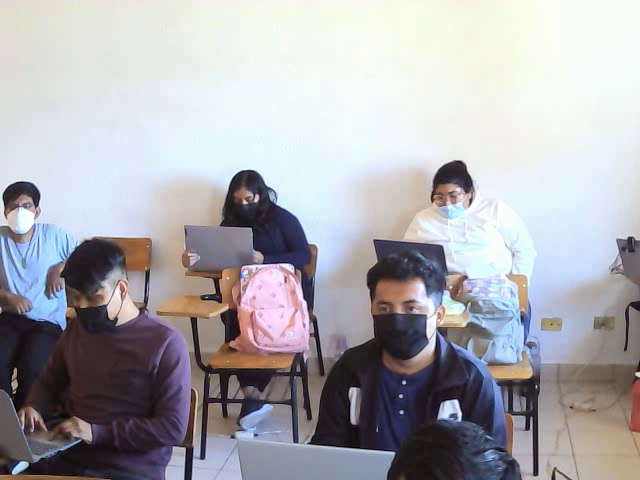
#> input picture frame 24 of Inteligencia Artificial/Semana 4/pruebaColor.avi, 640 x 480 px, given in place of example_01.mp4, which was not available
$ python counter.py
#> lines starting #> are read from the running program, lines starting #| are printed output that depends on the picture
##People counter
import numpy as np
import cv2
import Person
import time


cnt_up   = 0
cnt_down = 0
count_up = 0
count_down = 0
state =0
back=None
#Taking the video input
#cap = cv2.VideoCapture(0)
cap = cv2.VideoCapture("example_01.mp4")
fourcc = cv2.VideoWriter_fourcc(*'XVID')
out = cv2.VideoWriter('output1.avi',fourcc, 5, (640,480))


##cap.set(3,160) #Width
##cap.set(4,120) #Height

#Print the capture properties to console
for i in range(19):
    print(i, cap.get(i))

w = cap.get(3)
h = cap.get(4)
frameArea = h*w
areaTH = frameArea/300
print(('Area Threshold'), areaTH)

#Lines coordinate for counting
line_up = int(1*(h/6))
line_down   = int(4*(h/6))

up_limit =   int(.5*(h/6))
down_limit = int(4.5*(h/6))

#print "Red line y:",str(line_down)
#print "Blue line y:", str(line_up)
line_down_color = (255,0,0)
line_up_color = (0,0,255)
pt1 =  [0, line_down];
pt2 =  [w, line_down];
pts_L1 = np.array([pt1,pt2], np.int32)
pts_L1 = pts_L1.reshape((-1,1,2))
pt3 =  [0, line_up];
pt4 =  [w, line_up];
pts_L2 = np.array([pt3,pt4], np.int32)
pts_L2 = pts_L2.reshape((-1,1,2))

pt5 =  [0, up_limit];
pt6 =  [w, up_limit];
pts_L3 = np.array([pt5,pt6], np.int32)
pts_L3 = pts_L3.reshape((-1,1,2))
pt7 =  [0, down_limit];
pt8 =  [w, down_limit];
pts_L4 = np.array([pt7,pt8], np.int32)
pts_L4 = pts_L4.reshape((-1,1,2))

#Background Substractor
fgbg = cv2.createBackgroundSubtractorMOG2(detectShadows = True)

#Structuring elements for morphographic filters
kernelOp = np.ones((3,3),np.uint8)
kernelOp2 = np.ones((5,5),np.uint8)
kernelCl = np.ones((11,11),np.uint8)

#Variables
font = cv2.FONT_HERSHEY_SIMPLEX
persons = []
rect_co = []
max_p_age = 1
pid = 1
val = []

while(cap.isOpened()):
##for image in camera.capture_continuous(rawCapture, format="bgr", use_video_port=True):

    ret, frame = cap.read()
#> frame is the input picture: shape (480, 640, 3); mean B, G, R 175.4, 170.5, 171.4
    frame=frame[:,20:]
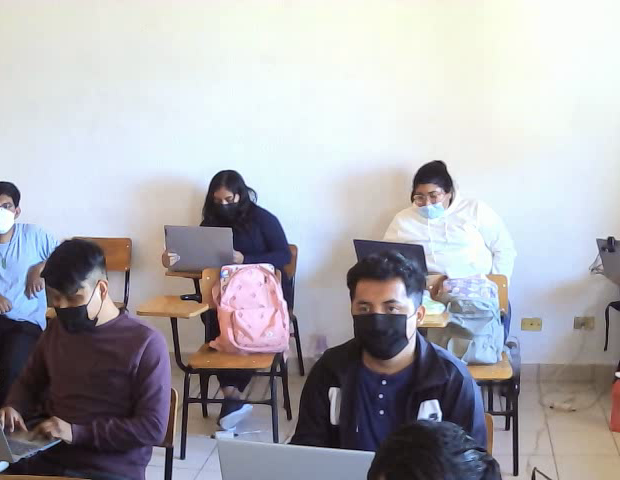
#> frame: shape (480, 620, 3); mean B, G, R 176.3, 171.5, 172.3
##    frame = image.array

    # for i in persons:
    #     print i.age_one() #age every person one frame


    #Apply background subtraction
    fgmask = fgbg.apply(frame)
#> fgmask: shape (480, 620); every value is 127
    fgmask2 = fgbg.apply(frame)
#> fgmask2: shape (480, 620); every value is 0

    #Binarization to eliminate shadows
    try:
        ret,imBin= cv2.threshold(fgmask,200,255,cv2.THRESH_BINARY)
        ret,imBin2 = cv2.threshold(fgmask2,200,255,cv2.THRESH_BINARY)
        #Opening (erode->dilate) to remove noise.
        mask = cv2.morphologyEx(imBin, cv2.MORPH_OPEN, kernelOp)
        mask2 = cv2.morphologyEx(imBin2, cv2.MORPH_OPEN, kernelOp)
        #Closing (dilate -> erode) to join white regions.
        mask =  cv2.morphologyEx(mask , cv2.MORPH_CLOSE, kernelCl)
        mask2 = cv2.morphologyEx(mask2, cv2.MORPH_CLOSE, kernelCl)
        if back is None:
            back=mask
            continue
        mask=cv2.absdiff(back,mask)
    except:
        print('EOF')
        print(('ARRIBA:'),cnt_up+count_up)
        print (('ABAJO:'),cnt_down+count_down)
        break
    #################
    #   CONTOURS   #
    #################

    # RETR_EXTERNAL returns only extreme outer flags. All child contours are left behind.
    contours0, hierarchy = cv2.findContours(mask2,cv2.RETR_EXTERNAL,cv2.CHAIN_APPROX_SIMPLE)
    for cnt in contours0:
        rect = cv2.boundingRect(cnt)
        # [15 lines of commented-out code are left out]
        area = cv2.contourArea(cnt)
        if area > areaTH:
            #################
            #   TRACKING    #
            #################

            #Missing conditions for multipersons, outputs and screen entries
            M = cv2.moments(cnt)
            cx = int(M['m10']/M['m00'])
            cy = int(M['m01']/M['m00'])
            x,y,w,h = cv2.boundingRect(cnt)
            # print 'working'
            # print w

            new = True
            if cy in range(up_limit,down_limit):
                for i in persons:
                    if abs(cx-i.getX()) <= w and abs(cy-i.getY()) <= h:
                        # the object is close to one that has already been detected before
                        # print 'update'
                        new = False
                        i.updateCoords(cx,cy)   #update coordinates in the object and resets age
                        if i.going_UP(line_down,line_up) == True:
                            if w > 100:
                                count_up = w/60
                                #cnt_up += count_up
                              #  print
                            else:
                                cnt_up += 1;
                           # print "ID:",i.getId(),'crossed going up at',time.strftime("%c")
                        elif i.going_DOWN(line_down,line_up) == True:
                            if w > 100:
                                count_down = w/60
                                #cnt_down += count_down
                            else:
                                cnt_down += 1;
                         #   print "ID:",i.getId(),'crossed going down at',time.strftime("%c")
                        break
                    if i.getState() == '1':
                        if i.getDir() == 'down' and i.getY() > down_limit:
                            i.setDone()
                        elif i.getDir() == 'up' and i.getY() < up_limit:
                            i.setDone()
                    if i.timedOut():
                        #get out of the people list
                        index = persons.index(i)
                        persons.pop(index)
                        del i     #free the memory of i
                if new == True:
                    p = Person.MyPerson(pid,cx,cy, max_p_age)
                    persons.append(p)
                    pid += 1
            # [45 lines of commented-out code are left out]
            cv2.circle(frame,(cx,cy), 5, (0,0,255), -1)
            img = cv2.rectangle(frame,(x,y),(x+w,y+h),(0,255,0),1)
            #cv2.drawContours(frame, cnt, -1, (0,255,0), 3)

    #END for cnt in contours0

    #########################
    # DRAWING TRAJECTORIES  #
    #########################
    #for i in persons:
##        if len(i.getTracks()) >= 2:
##            pts = np.array(i.getTracks(), np.int32)
##            pts = pts.reshape((-1,1,2))
##            frame = cv2.polylines(frame,[pts],False,i.getRGB())
##        if i.getId() == 9:
##            print str(i.getX()), ',', str(i.getY())
        #cv2.putText(frame, str(i.getId()),(i.getX(),i.getY()),font,0.3,i.getRGB(),1,cv2.LINE_AA)

    #################
    # DISPLAY ON FRAME    #
    #################
    str_up = 'Arriba: '+ str(cnt_up+count_up)
    str_down = 'DOWN: '+ str(cnt_down+count_down)
    frame = cv2.polylines(frame,[pts_L1],False,line_down_color,thickness=2)
    frame = cv2.polylines(frame,[pts_L2],False,line_up_color,thickness=2)
    frame = cv2.polylines(frame,[pts_L3],False,(255,255,255),thickness=1)
    frame = cv2.polylines(frame,[pts_L4],False,(255,255,255),thickness=1)
    cv2.putText(frame, str_up ,(20,70),font,0.5,(255,255,255),2,cv2.LINE_AA)
    cv2.putText(frame, str_down ,(20,100),font,0.5,(255,255,255),2,cv2.LINE_AA)
    out.write(frame)
    cv2.imshow('Counting',frame)
    #cv2.imshow('track',mask)
    #cv2.imshow('Mask',mask)

   #Press ESC to exit
    k = cv2.waitKey(30) & 0xff
    if k == 27:
        break
#END while(cap.isOpened())

#################
#   CLOSING    #
#################
cap.release()
cv2.waitKey()
cv2.destroyAllWindows()

$ run again, starting later in the video
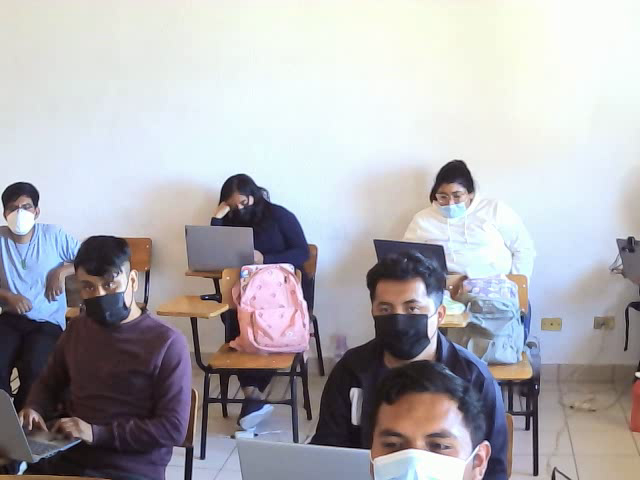
#> input picture frame 108 of Inteligencia Artificial/Semana 4/pruebaColor.avi, 640 x 480 px, given in place of example_01.mp4, which was not available
#> frame is the input picture: shape (480, 640, 3); mean B, G, R 177.9, 173.7, 175.2
#> `frame=frame[:,20:]`:
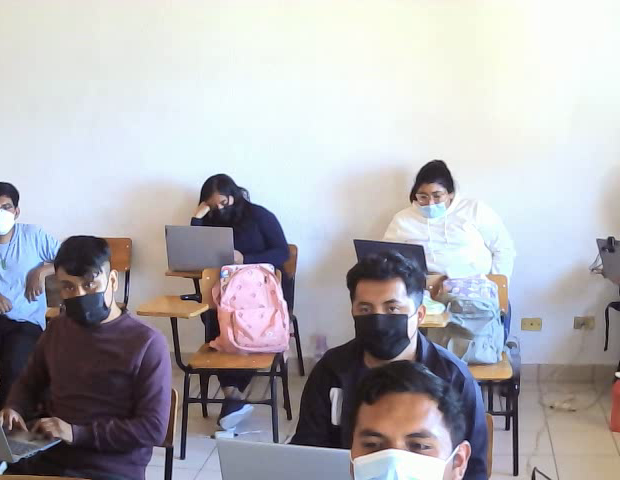
#> frame: shape (480, 620, 3); mean B, G, R 179, 174.8, 176.3
#> fgmask: shape (480, 620); every value is 127
#> fgmask2: shape (480, 620); every value is 0
